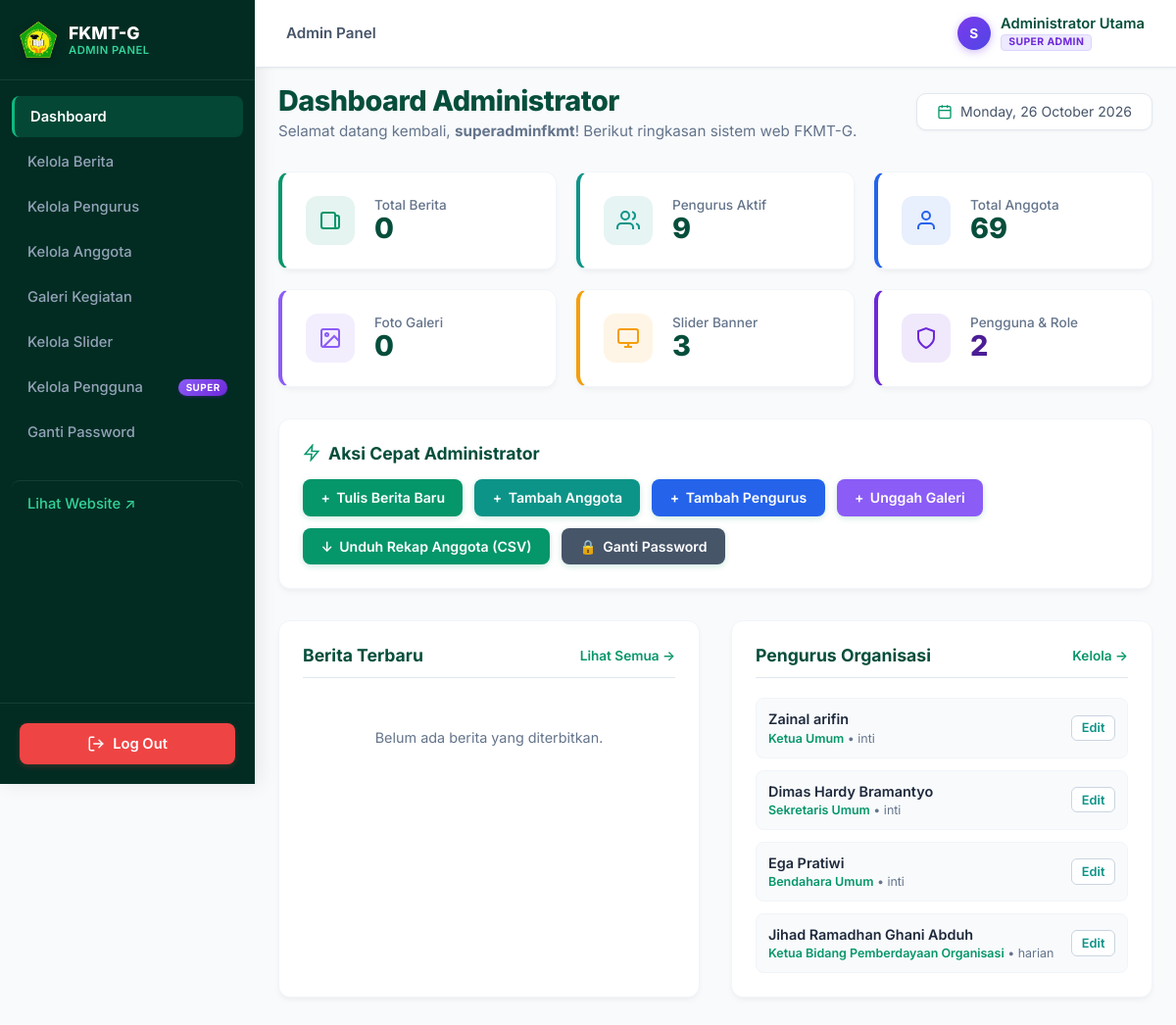
Page /admin (signed in) on the committed database.
### tables this page shows
CREATE TABLE `pengurus` (
  `id` int(11) NOT NULL AUTO_INCREMENT,
  `nama` varchar(255) NOT NULL,
  `jabatan` varchar(150) NOT NULL,
  `deskripsi` text DEFAULT NULL,
  `foto` varchar(255) DEFAULT NULL,
  `urutan` int(11) DEFAULT 0,
  `kategori` enum('inti','harian','bidang') DEFAULT 'bidang',
  `created_at` timestamp NULL DEFAULT current_timestamp(),
  PRIMARY KEY (`id`)
);

### app/Controllers/AdminController.php (called while the page is built, shortened)
<?php
class AdminController {
    public function dashboard() {
        $db = new \app\Config\Database();
        $conn = $db->getConnection();
        $totalBerita = (int)$conn->query("SELECT COUNT(*) as total FROM berita")->fetch()['total'];
        $totalPengurus = (int)$conn->query("SELECT COUNT(*) as total FROM pengurus")->fetch()['total'];
        $totalAnggota = (int)$conn->query("SELECT COUNT(*) as total FROM anggota")->fetch()['total'];
        $totalGaleri = (int)$conn->query("SELECT COUNT(*) as total FROM galeri")->fetch()['total'];
        $totalSlider = (int)$conn->query("SELECT COUNT(*) as total FROM slider")->fetch()['total'];
        $totalUsers = (int)$conn->query("SELECT COUNT(*) as total FROM admin")->fetch()['total'];
        $recentBerita = $conn->query("SELECT id, judul, slug, kategori, created_at FROM berita ORDER BY created_at DESC LIMIT 4")->fetchAll();
        $recentPengurus = $conn->query("SELECT id, nama, jabatan, kategori FROM pengurus ORDER BY id ASC LIMIT 4")->fetchAll();
        require_once __DIR__ . '/../../views/admin/dashboard.php';
    }
}

### public/index.php (called while the page is built, shortened)
<?php
require_once __DIR__ . '/../routes/web.php';

### views/admin/dashboard.php (the view, shortened to what this page needs)
<div style="display: flex; justify-content: space-between; align-items: center; margin-bottom: 2rem; flex-wrap: wrap; gap: 1rem;">
    <div>
        <h1 class="page-title" style="margin-bottom: 0.25rem;">Dashboard Administrator</h1>
        <p style="color: #64748B; font-size: 0.95rem;">Selamat datang kembali, <strong><?= htmlspecialchars($_SESSION['admin_username'] ?? 'Admin') ?></strong>! Berikut ringkasan sistem web FKMT-G.</p>
    </div>
    <div style="background: white; padding: 0.6rem 1.25rem; border-radius: 10px; border: 1px solid #E2E8F0; font-size: 0.88rem; color: #475569; display: flex; align-items: center; gap: 0.5rem; box-shadow: 0 1px 3px rgba(0,0,0,0.05);">
        <svg width="16" height="16" viewBox="0 0 24 24" fill="none" stroke="#059669" stroke-width="2">
            <rect x="3" y="4" width="18" height="18" rx="2" ry="2"></rect>
            <line x1="16" y1="2" x2="16" y2="6"></line>
            <line x1="8" y1="2" x2="8" y2="6"></line>
            <line x1="3" y1="10" x2="21" y2="10"></line>
        </svg>
        <span><?= date('l, d F Y') ?></span>
    </div>
</div>
<div style="display: grid; grid-template-columns: repeat(auto-fit, minmax(210px, 1fr)); gap: 1.25rem; margin-bottom: 2rem;">
    <a href="/admin/berita" style="text-decoration: none; color: inherit;">
        <div class="card" style="display: flex; align-items: center; gap: 1.25rem; border-left: 4px solid #059669; transition: transform 0.2s, box-shadow 0.2s;" onmouseover="this.style.transform='translateY(-3px)'" onmouseout="this.style.transform='translateY(0)'">
            <div style="width: 50px; height: 50px; border-radius: 12px; background: rgba(5, 150, 105, 0.1); display: flex; align-items: center; justify-content: center; color: #059669;">
                <svg width="24" height="24" viewBox="0 0 24 24" fill="none" stroke="currentColor" stroke-width="2">
                    <path d="M19 20H5a2 2 0 0 1-2-2V6a2 2 0 0 1 2-2h10a2 2 0 0 1 2 2v1m2 13a2 2 0 0 1-2-2V7m2 13a2 2 0 0 0 2-2V9a2 2 0 0 0-2-2h-2"></path>
                </svg>
            </div>
            <div>
                <div style="font-size: 0.85rem; color: #64748B; font-weight: 500;">Total Berita</div>
                <div style="font-size: 1.8rem; font-weight: 800; color: #064E3B; line-height: 1.1;"><?= $totalBerita ?? 0 ?></div>
            </div>
        </div>
    </a>
    <a href="/admin/pengurus" style="text-decoration: none; color: inherit;">
        <div class="card" style="display: flex; align-items: center; gap: 1.25rem; border-left: 4px solid #0D9488; transition: transform 0.2s, box-shadow 0.2s;" onmouseover="this.style.transform='translateY(-3px)'" onmouseout="this.style.transform='translateY(0)'">
            <div style="width: 50px; height: 50px; border-radius: 12px; background: rgba(13, 148, 136, 0.1); display: flex; align-items: center; justify-content: center; color: #0D9488;">
                <svg width="24" height="24" viewBox="0 0 24 24" fill="none" stroke="currentColor" stroke-width="2">
                    <path d="M17 21v-2a4 4 0 0 0-4-4H5a4 4 0 0 0-4 4v2"></path>
                    <circle cx="9" cy="7" r="4"></circle>
                    <path d="M23 21v-2a4 4 0 0 0-3-3.87"></path>
                    <path d="M16 3.13a4 4 0 0 1 0 7.75"></path>
                </svg>
            </div>
            <div>
                <div style="font-size: 0.85rem; color: #64748B; font-weight: 500;">Pengurus Aktif</div>
                <div style="font-size: 1.8rem; font-weight: 800; color: #064E3B; line-height: 1.1;"><?= $totalPengurus ?? 0 ?></div>
            </div>
        </div>
    </a>
    <a href="/admin/anggota" style="text-decoration: none; color: inherit;">
        <div class="card" style="display: flex; align-items: center; gap: 1.25rem; border-left: 4px solid #2563EB; transition: transform 0.2s, box-shadow 0.2s;" onmouseover="this.style.transform='translateY(-3px)'" onmouseout="this.style.transform='translateY(0)'">
            <div style="width: 50px; height: 50px; border-radius: 12px; background: rgba(37, 99, 235, 0.1); display: flex; align-items: center; justify-content: center; color: #2563EB;">
                <svg width="24" height="24" viewBox="0 0 24 24" fill="none" stroke="currentColor" stroke-width="2">
                    <path d="M20 21v-2a4 4 0 0 0-4-4H8a4 4 0 0 0-4 4v2"></path>
                    <circle cx="12" cy="7" r="4"></circle>
                </svg>
            </div>
            <div>
                <div style="font-size: 0.85rem; color: #64748B; font-weight: 500;">Total Anggota</div>
                <div style="font-size: 1.8rem; font-weight: 800; color: #064E3B; line-height: 1.1;"><?= $totalAnggota ?? 0 ?></div>
            </div>
        </div>
    </a>
    <a href="/admin/galeri" style="text-decoration: none; color: inherit;">
        <div class="card" style="display: flex; align-items: center; gap: 1.25rem; border-left: 4px solid #8B5CF6; transition: transform 0.2s, box-shadow 0.2s;" onmouseover="this.style.transform='translateY(-3px)'" onmouseout="this.style.transform='translateY(0)'">
            <div style="width: 50px; height: 50px; border-radius: 12px; background: rgba(139, 92, 246, 0.1); display: flex; align-items: center; justify-content: center; color: #8B5CF6;">
                <svg width="24" height="24" viewBox="0 0 24 24" fill="none" stroke="currentColor" stroke-width="2">
                    <rect x="3" y="3" width="18" height="18" rx="2" ry="2"></rect>
                    <circle cx="8.5" cy="8.5" r="1.5"></circle>
                    <polyline points="21 15 16 10 5 21"></polyline>
                </svg>
            </div>
            <div>
                <div style="font-size: 0.85rem; color: #64748B; font-weight: 500;">Foto Galeri</div>
                <div style="font-size: 1.8rem; font-weight: 800; color: #064E3B; line-height: 1.1;"><?= $totalGaleri ?? 0 ?></div>
            </div>
        </div>
    </a>
    <a href="/admin/slider" style="text-decoration: none; color: inherit;">
        <div class="card" style="display: flex; align-items: center; gap: 1.25rem; border-left: 4px solid #F59E0B; transition: transform 0.2s, box-shadow 0.2s;" onmouseover="this.style.transform='translateY(-3px)'" onmouseout="this.style.transform='translateY(0)'">
            <div style="width: 50px; height: 50px; border-radius: 12px; background: rgba(245, 158, 11, 0.1); display: flex; align-items: center; justify-content: center; color: #F59E0B;">
                <svg width="24" height="24" viewBox="0 0 24 24" fill="none" stroke="currentColor" stroke-width="2">
                    <rect x="2" y="3" width="20" height="14" rx="2" ry="2"></rect>
                    <line x1="8" y1="21" x2="16" y2="21"></line>
                    <line x1="12" y1="17" x2="12" y2="21"></line>
                </svg>
            </div>
            <div>
                <div style="font-size: 0.85rem; color: #64748B; font-weight: 500;">Slider Banner</div>
                <div style="font-size: 1.8rem; font-weight: 800; color: #064E3B; line-height: 1.1;"><?= $totalSlider ?? 0 ?></div>
            </div>
        </div>
    </a>
    <?php if (($_SESSION['admin_role'] ?? '') === 'super_admin'): ?>
    <a href="/admin/users" style="text-decoration: none; color: inherit;">
        <div class="card" style="display: flex; align-items: center; gap: 1.25rem; border-left: 4px solid #6D28D9; transition: transform 0.2s, box-shadow 0.2s;" onmouseover="this.style.transform='translateY(-3px)'" onmouseout="this.style.transform='translateY(0)'">
            <div style="width: 50px; height: 50px; border-radius: 12px; background: rgba(109, 40, 217, 0.1); display: flex; align-items: center; justify-content: center; color: #6D28D9;">
                <svg width="24" height="24" viewBox="0 0 24 24" fill="none" stroke="currentColor" stroke-width="2">
                    <path d="M12 22s8-4 8-10V5l-8-3-8 3v7c0 6 8 10 8 10z"></path>
                </svg>
            </div>
            <div>
                <div style="font-size: 0.85rem; color: #64748B; font-weight: 500;">Pengguna & Role</div>
                <div style="font-size: 1.8rem; font-weight: 800; color: #4C1D95; line-height: 1.1;"><?= $totalUsers ?? 1 ?></div>
            </div>
        </div>
    </a>
    <?php endif; ?>
</div>
<div class="card" style="margin-bottom: 2rem;">
    <h2 style="font-size: 1.1rem; color: #064E3B; font-weight: 700; margin-bottom: 1rem; display: flex; align-items: center; gap: 0.5rem;">
        <svg width="18" height="18" viewBox="0 0 24 24" fill="none" stroke="#059669" stroke-width="2">
            <polygon points="13 2 3 14 12 14 11 22 21 10 12 10 13 2"></polygon>
        </svg>
        Aksi Cepat Administrator
    </h2>
    <div style="display: flex; flex-wrap: wrap; gap: 0.75rem;">
        <a href="/admin/berita/tambah" class="btn-primary" style="display: inline-flex; align-items: center; gap: 0.4rem; font-size: 0.88rem; padding: 0.65rem 1.15rem;">
            <span>+</span> Tulis Berita Baru
        </a>
        <a href="/admin/anggota/tambah" class="btn-primary" style="background-color: #0D9488; display: inline-flex; align-items: center; gap: 0.4rem; font-size: 0.88rem; padding: 0.65rem 1.15rem;">
            <span>+</span> Tambah Anggota
        </a>
        <a href="/admin/pengurus/tambah" class="btn-primary" style="background-color: #2563EB; display: inline-flex; align-items: center; gap: 0.4rem; font-size: 0.88rem; padding: 0.65rem 1.15rem;">
            <span>+</span> Tambah Pengurus
        </a>
        <a href="/admin/galeri/tambah" class="btn-primary" style="background-color: #8B5CF6; display: inline-flex; align-items: center; gap: 0.4rem; font-size: 0.88rem; padding: 0.65rem 1.15rem;">
            <span>+</span> Unggah Galeri
        </a>
        <a href="/admin/anggota/export" class="btn-primary" style="background-color: #059669; display: inline-flex; align-items: center; gap: 0.4rem; font-size: 0.88rem; padding: 0.65rem 1.15rem;">
            <span>↓</span> Unduh Rekap Anggota (CSV)
        </a>
        <a href="/admin/password" class="btn-primary" style="background-color: #475569; display: inline-flex; align-items: center; gap: 0.4rem; font-size: 0.88rem; padding: 0.65rem 1.15rem;">
            <span>🔒</span> Ganti Password
        </a>
    </div>
</div>
<div style="display: grid; grid-template-columns: repeat(auto-fit, minmax(350px, 1fr)); gap: 2rem; margin-bottom: 2rem;">
    <div class="card">
        <div style="display: flex; justify-content: space-between; align-items: center; margin-bottom: 1.25rem; border-bottom: 1px solid #E2E8F0; padding-bottom: 0.75rem;">
            <h2 style="font-size: 1.1rem; color: #064E3B; font-weight: 700; margin: 0;">Berita Terbaru</h2>
            <a href="/admin/berita" style="font-size: 0.85rem; color: #059669; font-weight: 600; text-decoration: none;">Lihat Semua &rarr;</a>
        </div>
        <?php if(!empty($recentBerita)): ?>
            <div style="display: flex; flex-direction: column; gap: 0.75rem;">
                <?php foreach($recentBerita as $rb): ?>
                <div style="padding: 0.75rem; border-radius: 8px; background: #F8FAFC; border: 1px solid #F1F5F9; display: flex; justify-content: space-between; align-items: center; gap: 1rem;">
                    <div style="min-width: 0; flex: 1;">
                        <a href="/berita/detail/<?= htmlspecialchars($rb['slug']) ?>" target="_blank" style="font-weight: 600; color: #1E293B; text-decoration: none; font-size: 0.9rem; display: block; overflow: hidden; text-overflow: ellipsis; white-space: nowrap;">
                            <?= htmlspecialchars($rb['judul']) ?>
                        </a>
                        <div style="font-size: 0.78rem; color: #64748B; margin-top: 0.2rem; display: flex; gap: 0.5rem; align-items: center;">
                            <span style="background: rgba(5,150,105,0.1); color: #059669; padding: 0.1rem 0.4rem; border-radius: 4px; font-weight: 600;"><?= htmlspecialchars($rb['kategori']) ?></span>
                            <span><?= date('d M Y', strtotime($rb['created_at'])) ?></span>
                        </div>
                    </div>
                    <a href="/admin/berita/edit/<?= $rb['id'] ?>" style="font-size: 0.8rem; color: #0D9488; text-decoration: none; font-weight: 600; white-space: nowrap; padding: 0.3rem 0.6rem; border: 1px solid #CBD5E1; border-radius: 6px; background: white;">Edit</a>
                </div>
                <?php endforeach; ?>
            </div>
        <?php else: ?>
            <p style="color: #64748B; font-size: 0.9rem; text-align: center; padding: 2rem 0;">Belum ada berita yang diterbitkan.</p>
        <?php endif; ?>
    </div>
    <div class="card">
        <div style="display: flex; justify-content: space-between; align-items: center; margin-bottom: 1.25rem; border-bottom: 1px solid #E2E8F0; padding-bottom: 0.75rem;">
            <h2 style="font-size: 1.1rem; color: #064E3B; font-weight: 700; margin: 0;">Pengurus Organisasi</h2>
            <a href="/admin/pengurus" style="font-size: 0.85rem; color: #059669; font-weight: 600; text-decoration: none;">Kelola &rarr;</a>
        </div>
        <?php if(!empty($recentPengurus)): ?>
            <div style="display: flex; flex-direction: column; gap: 0.75rem;">
                <?php foreach($recentPengurus as $rp): ?>
                <div style="padding: 0.75rem; border-radius: 8px; background: #F8FAFC; border: 1px solid #F1F5F9; display: flex; justify-content: space-between; align-items: center; gap: 1rem;">
                    <div>
                        <div style="font-weight: 600; color: #1E293B; font-size: 0.9rem;">
                            <?= htmlspecialchars($rp['nama']) ?>
                        </div>
                        <div style="font-size: 0.78rem; color: #64748B; margin-top: 0.2rem;">
                            <span style="font-weight: 600; color: #059669;"><?= htmlspecialchars($rp['jabatan']) ?></span>
                            <?php if(!empty($rp['kategori'])): ?>
                                &bull; <?= htmlspecialchars($rp['kategori']) ?>
                            <?php endif; ?>
                        </div>
                    </div>
                    <a href="/admin/pengurus/edit/<?= $rp['id'] ?>" style="font-size: 0.8rem; color: #0D9488; text-decoration: none; font-weight: 600; white-space: nowrap; padding: 0.3rem 0.6rem; border: 1px solid #CBD5E1; border-radius: 6px; background: white;">Edit</a>
                </div>
                <?php endforeach; ?>
            </div>
        <?php else: ?>
            <p style="color: #64748B; font-size: 0.9rem; text-align: center; padding: 2rem 0;">Belum ada pengurus terdaftar.</p>
        <?php endif; ?>
    </div>
</div>
<?php require_once __DIR__ . '/../layouts/master_admin.php'; ?>

### rows in the picture
pengurus: nama "Zainal arifin", jabatan "Ketua Umum", kategori "inti"
pengurus: nama "Dimas Hardy Bramantyo", jabatan "Sekretaris Umum", kategori "inti"
pengurus: nama "Ega Pratiwi", jabatan "Bendahara Umum", kategori "inti"
pengurus: nama "Jihad Ramadhan Ghani Abduh", jabatan "Ketua Bidang Pemberdayaan Organisasi", kategori "harian"

### other values in the picture
mb_substr($_SESSION['admin_username'] ?? 'A', 0, 1) "S"
$_SESSION['admin_nama'] "Administrator Utama"
$_SESSION['admin_username'] "superadminfkmt"
$totalBerita "0"
$totalPengurus "9"
$totalAnggota "69"
$totalGaleri "0"
$totalSlider "3"
$totalUsers "2"
